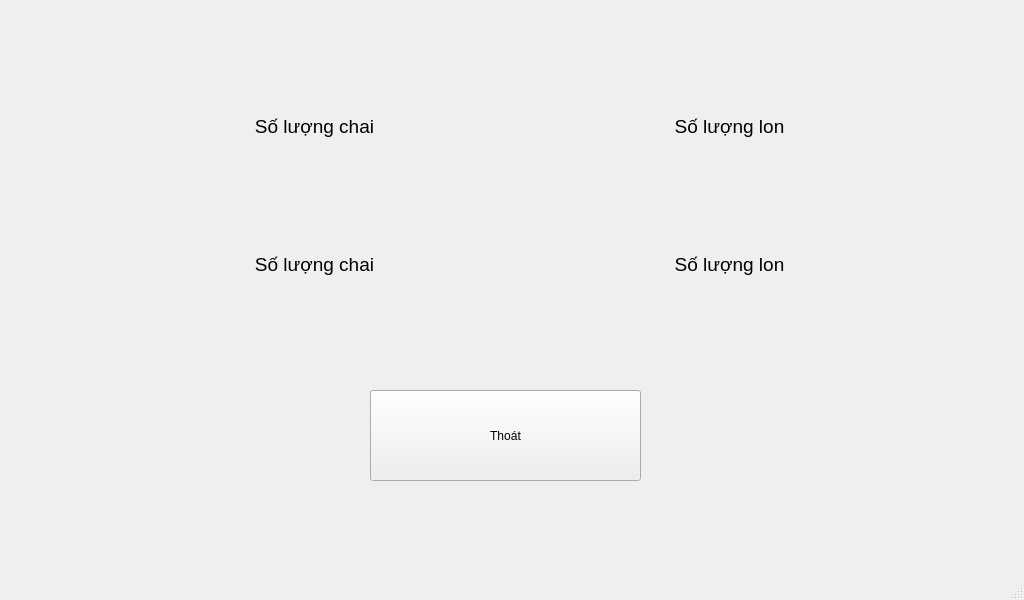
<?xml version="1.0" encoding="UTF-8"?>
<ui version="4.0">
 <class>MainWindow</class>
 <widget class="QMainWindow" name="MainWindow">
  <property name="geometry">
   <rect>
    <x>0</x>
    <y>0</y>
    <width>1024</width>
    <height>600</height>
   </rect>
  </property>
  <property name="windowTitle">
   <string>MainWindow</string>
  </property>
  <widget class="QWidget" name="centralwidget">
   <widget class="QPushButton" name="pushButton">
    <property name="geometry">
     <rect>
      <x>370</x>
      <y>390</y>
      <width>271</width>
      <height>91</height>
     </rect>
    </property>
    <property name="text">
     <string>Thoát</string>
    </property>
   </widget>
   <widget class="QWidget" name="layoutWidget">
    <property name="geometry">
     <rect>
      <x>110</x>
      <y>60</y>
      <width>824</width>
      <height>271</height>
     </rect>
    </property>
    <layout class="QGridLayout" name="gridLayout">
     <item row="1" column="1">
      <widget class="QLabel" name="soluonglon">
       <property name="font">
        <font>
         <pointsize>14</pointsize>
        </font>
       </property>
       <property name="lineWidth">
        <number>1</number>
       </property>
       <property name="text">
        <string>&lt;html&gt;&lt;head/&gt;&lt;body&gt;&lt;p align=&quot;center&quot;&gt;&lt;span style=&quot; font-size:14pt;&quot;&gt;Số lượng lon&lt;/span&gt;&lt;/p&gt;&lt;/body&gt;&lt;/html&gt;</string>
       </property>
      </widget>
     </item>
     <item row="0" column="1">
      <widget class="QLabel" name="label_3">
       <property name="font">
        <font>
         <pointsize>14</pointsize>
         <weight>50</weight>
         <bold>false</bold>
        </font>
       </property>
       <property name="lineWidth">
        <number>1</number>
       </property>
       <property name="text">
        <string>&lt;html&gt;&lt;head/&gt;&lt;body&gt;&lt;p align=&quot;center&quot;&gt;&lt;span style=&quot; font-size:14pt;&quot;&gt;Số lượng lon&lt;/span&gt;&lt;/p&gt;&lt;/body&gt;&lt;/html&gt;</string>
       </property>
      </widget>
     </item>
     <item row="1" column="0">
      <widget class="QLabel" name="soluongchai">
       <property name="font">
        <font>
         <pointsize>14</pointsize>
         <weight>50</weight>
         <bold>false</bold>
        </font>
       </property>
       <property name="lineWidth">
        <number>1</number>
       </property>
       <property name="text">
        <string>&lt;html&gt;&lt;head/&gt;&lt;body&gt;&lt;p align=&quot;center&quot;&gt;&lt;span style=&quot; font-size:14pt;&quot;&gt;Số lượng chai&lt;/span&gt;&lt;/p&gt;&lt;/body&gt;&lt;/html&gt;</string>
       </property>
      </widget>
     </item>
     <item row="0" column="0">
      <widget class="QLabel" name="label_4">
       <property name="font">
        <font>
         <pointsize>14</pointsize>
         <weight>50</weight>
         <bold>false</bold>
        </font>
       </property>
       <property name="lineWidth">
        <number>1</number>
       </property>
       <property name="text">
        <string>&lt;html&gt;&lt;head/&gt;&lt;body&gt;&lt;p align=&quot;center&quot;&gt;&lt;span style=&quot; font-size:14pt;&quot;&gt;Số lượng chai&lt;/span&gt;&lt;/p&gt;&lt;/body&gt;&lt;/html&gt;</string>
       </property>
      </widget>
     </item>
    </layout>
   </widget>
  </widget>
  <widget class="QMenuBar" name="menubar">
   <property name="geometry">
    <rect>
     <x>0</x>
     <y>0</y>
     <width>1024</width>
     <height>26</height>
    </rect>
   </property>
  </widget>
  <widget class="QStatusBar" name="statusbar"/>
 </widget>
 <resources/>
 <connections/>
</ui>
